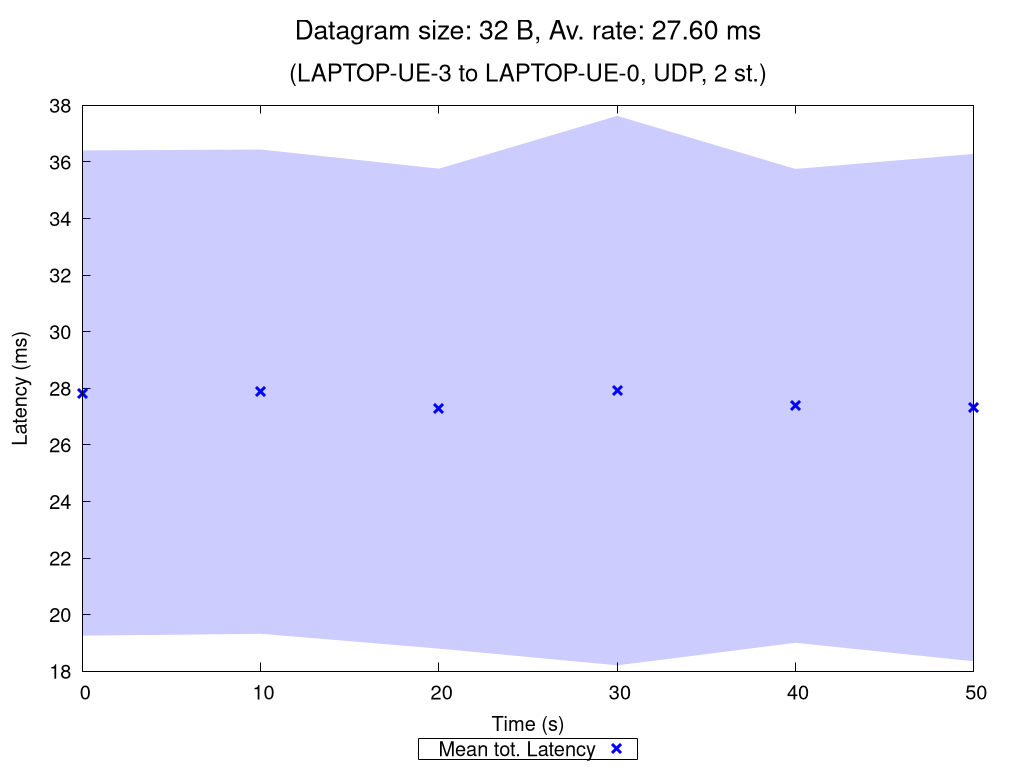

Recreate this plot in gnuplot.
set terminal pngcairo nocrop enhanced size 1024,768 font "Verdana,15"
set output "UDP_2_st_2020_10_11_23-31-49_two2one_00032B.png"

set title "{/=20 Datagram size: 32 B, Av. rate: 27.60 ms}\n\n{/=18 (LAPTOP-UE-3 to LAPTOP-UE-0, UDP, 2 st.)}"

set xlabel "Time (s)"
set ylabel "Latency (ms)"
set ytics nomirror
set key bmargin center horizontal box samplen 1 width -1
set bmargin 4.6
set rmargin 4.5

rf = 1.0  # rate factor
set style fill transparent solid 0.2 noborder
set autoscale xfix
plot "UDP_2_st_2020_10_11_23-31-49_two2one_00032B_iperf_processed.dat" using 1:($2/rf-$3/rf):($2/rf+$3/rf) with filledcurves lc rgb "blue" notitle, \
     "" using 1:($2/rf) with points pt 2 ps 1.5 lw 3 lc rgb "blue" title "Mean tot. Latency", \
